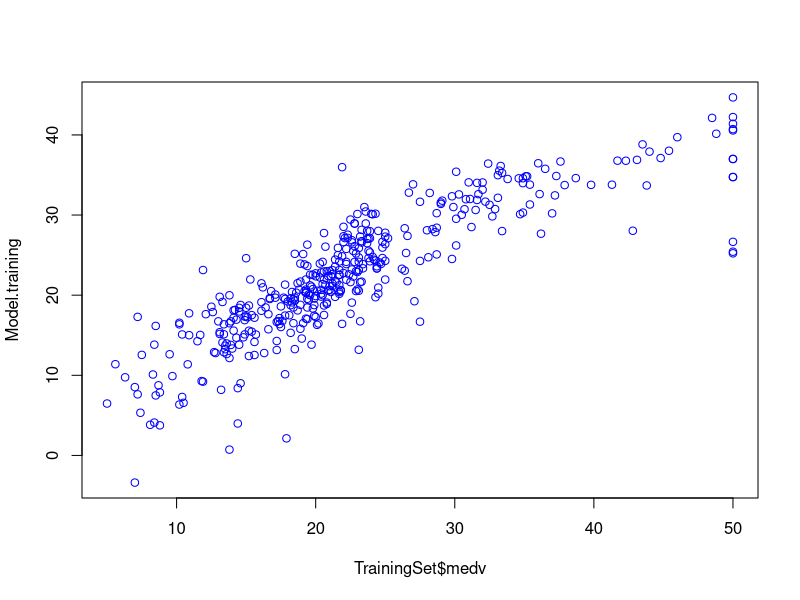
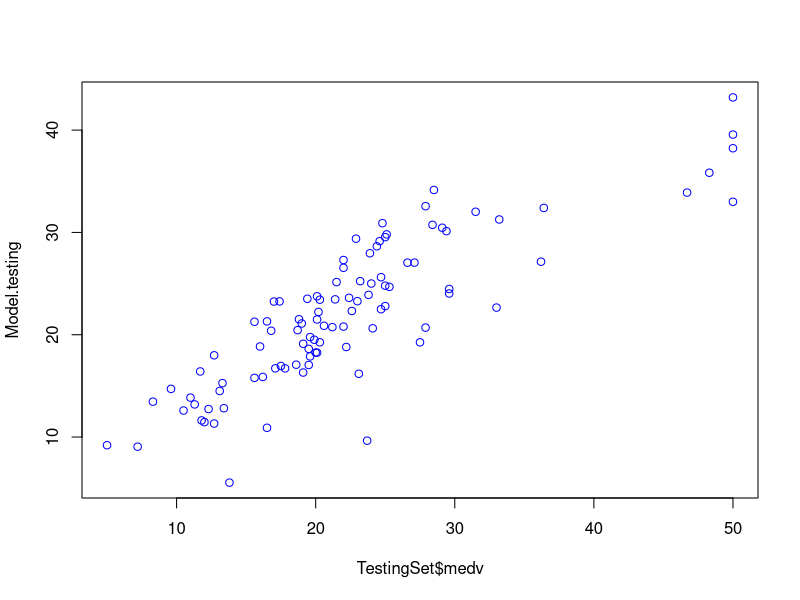

These charts were generated, in order, by the following R code:

# Importing libraries
library(mlbench) # Contains several benchmark data sets (especially the Boston Housing dataset)
library(caret) # Package for machine learning algorithms / CARET stands for Classification And REgression Training

# Importing the Boston Housing data set
data(BostonHousing)

head(BostonHousing)

# Check to see if there are missing data?
sum(is.na(BostonHousing))

# To achieve reproducible model; set the random seed number
set.seed(100)

# Performs stratified random split of the data set
TrainingIndex <- createDataPartition(BostonHousing$medv, p=0.8, list = FALSE)
TrainingSet <- BostonHousing[TrainingIndex,] # Training Set
TestingSet <- BostonHousing[-TrainingIndex,] # Test Set


###############################

# Build Training model
Model <- train(medv ~ ., data = TrainingSet,
               method = "lm",
               na.action = na.omit,
               preProcess=c("scale","center"),
               trControl= trainControl(method="none")
)

# Apply model for prediction
Model.training <-predict(Model, TrainingSet) # Apply model to make prediction on Training set
Model.testing <-predict(Model, TestingSet) # Apply model to make prediction on Testing set

# Model performance (Displays scatter plot and performance metrics)
  # Scatter plot of Training set
    plot(TrainingSet$medv,Model.training, col = "blue" )
    plot(TestingSet$medv,Model.testing, col = "blue" )
